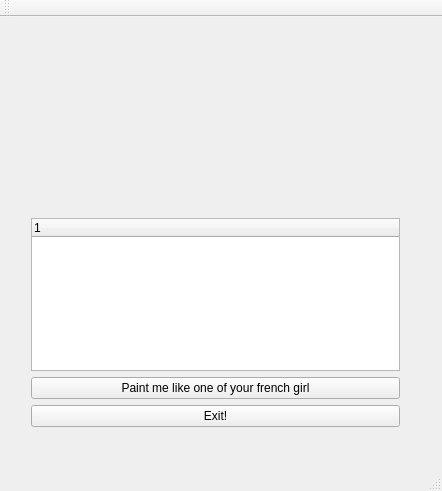
<?xml version="1.0" encoding="UTF-8"?>
<ui version="4.0">
 <class>MainWindow</class>
 <widget class="QMainWindow" name="MainWindow">
  <property name="geometry">
   <rect>
    <x>0</x>
    <y>0</y>
    <width>442</width>
    <height>491</height>
   </rect>
  </property>
  <property name="windowTitle">
   <string>MainWindow</string>
  </property>
  <widget class="QWidget" name="centralWidget">
   <widget class="QWidget" name="layoutWidget">
    <property name="geometry">
     <rect>
      <x>20</x>
      <y>190</y>
      <width>391</width>
      <height>231</height>
     </rect>
    </property>
    <layout class="QVBoxLayout" name="verticalLayout">
     <item>
      <widget class="QTreeWidget" name="treeWidget">
       <column>
        <property name="text">
         <string notr="true">1</string>
        </property>
       </column>
      </widget>
     </item>
     <item>
      <widget class="QPushButton" name="pushButton">
       <property name="text">
        <string>Paint me like one of your french girl</string>
       </property>
      </widget>
     </item>
     <item>
      <widget class="QPushButton" name="pushit">
       <property name="text">
        <string>Exit!</string>
       </property>
      </widget>
     </item>
    </layout>
   </widget>
   <widget class="MyGLWidget" name="myGLWidget" native="true">
    <property name="enabled">
     <bool>true</bool>
    </property>
    <property name="geometry">
     <rect>
      <x>20</x>
      <y>10</y>
      <width>391</width>
      <height>151</height>
     </rect>
    </property>
   </widget>
  </widget>
  <widget class="QMenuBar" name="menuBar">
   <property name="geometry">
    <rect>
     <x>0</x>
     <y>0</y>
     <width>442</width>
     <height>21</height>
    </rect>
   </property>
  </widget>
  <widget class="QToolBar" name="mainToolBar">
   <attribute name="toolBarArea">
    <enum>TopToolBarArea</enum>
   </attribute>
   <attribute name="toolBarBreak">
    <bool>false</bool>
   </attribute>
  </widget>
  <widget class="QStatusBar" name="statusBar"/>
 </widget>
 <layoutdefault spacing="6" margin="11"/>
 <customwidgets>
  <customwidget>
   <class>MyGLWidget</class>
   <extends>QWidget</extends>
   <header>glwidget.h</header>
   <container>1</container>
   <slots>
    <slot>setXRotation(int)</slot>
    <slot>setZRotation(int)</slot>
    <slot>setYRotation(int)</slot>
   </slots>
  </customwidget>
 </customwidgets>
 <resources/>
 <connections/>
</ui>
